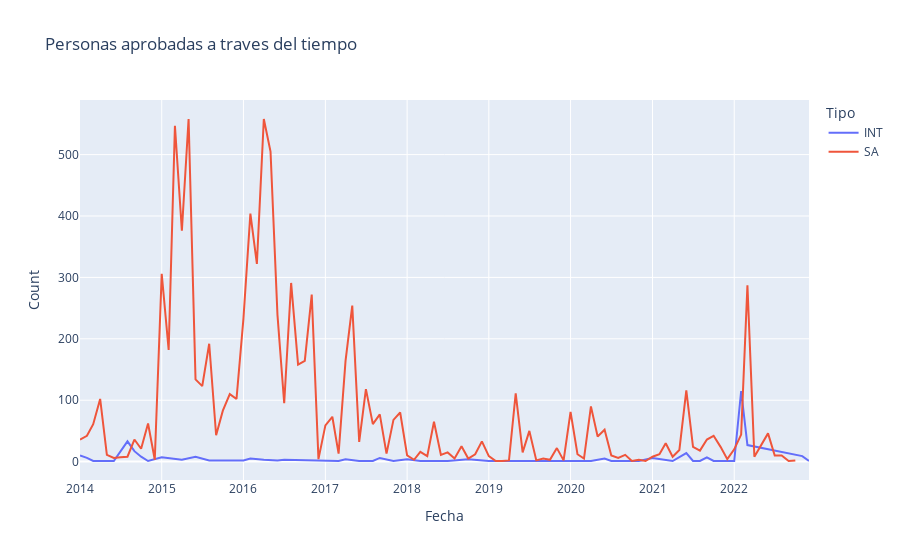

Notebook code for this chart:
### Code cell
fig = px.line(freq_tipo,y='Count', title='Personas aprobadas a traves del tiempo',color='Tipo')
fig.show()
